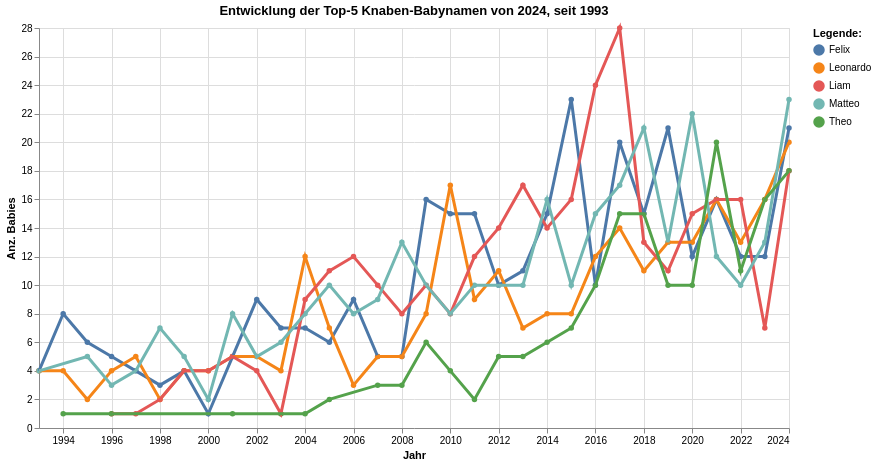

Write notebook code for a chart like this one.
### Code cell
grafik2 = mypy_dv.plot_altair_multiline_highlight(
    data = df_sel_top5_male_beginning.reset_index().sort_values('Vorname', ascending=True)
    ,x = 'StichtagDatJahr:T'
    ,y = 'AnzGebuWir:Q'
    ,x_beschriftung = 'Jahr'
    , y_beschriftung = 'Anz. Babies'
    ,category = "Vorname:N"
    ,category_beschriftung= 'Legende:'
    ,warning_status = "ignore" #always or ignore
    ,myTitle="Entwicklung der Top-5 Knaben-Babynamen von "+data_max_date+", seit "+data_min_date
)
grafik2

### Figure 1 — Vega-Lite specification as saved in the notebook (floating-point values rounded to 4 significant figures; data arrays with more than 128 entries replaced by an {"elided": "..."} marker saying what was removed)
{"config": {"view": {"continuousWidth": 300, "continuousHeight": 300}}, "layer": [{"mark": {"type": "circle"}, "encoding": {"color": {"field": "Vorname", "legend": {"orient": "right", "title": "Legende:"}, "type": "nominal"}, "opacity": {"value": 1.3}, "tooltip": [{"field": "StichtagDatJahr", "type": "temporal"}, {"field": "Vorname", "type": "nominal"}, {"field": "AnzGebuWir", "type": "quantitative"}], "x": {"axis": {"title": "Jahr"}, "field": "StichtagDatJahr", "type": "temporal"}, "y": {"axis": {"title": "Anz. Babies"}, "field": "AnzGebuWir", "type": "quantitative"}}, "name": "view_2", "title": "Entwicklung der Top-5 Knaben-Babynamen von 2024, seit 1993"}, {"mark": {"type": "line"}, "encoding": {"color": {"field": "Vorname", "legend": {"orient": "right", "title": "Legende:"}, "type": "nominal"}, "size": {"condition": {"test": {"not": {"param": "param_2"}}, "value": 1.2}, "value": 3}, "tooltip": [{"field": "StichtagDatJahr", "type": "temporal"}, {"field": "Vorname", "type": "nominal"}, {"field": "AnzGebuWir", "type": "quantitative"}], "x": {"axis": {"title": "Jahr"}, "field": "StichtagDatJahr", "type": "temporal"}, "y": {"axis": {"title": "Anz. Babies"}, "field": "AnzGebuWir", "type": "quantitative"}}, "title": "Entwicklung der Top-5 Knaben-Babynamen von 2024, seit 1993"}], "data": {"name": "data-b5838c9e43112e4c1328c64dd14cfb2b"}, "height": 400, "params": [{"name": "param_2", "select": {"type": "point", "fields": ["Vorname:N"], "nearest": true, "on": "pointerover"}, "views": ["view_2"]}], "width": 750, "$schema": "https://vega.github.io/schema/vega-lite/v5.8.0.json", "datasets": {"data-b5838c9e43112e4c1328c64dd14cfb2b": {"elided": "148 records"}}}
